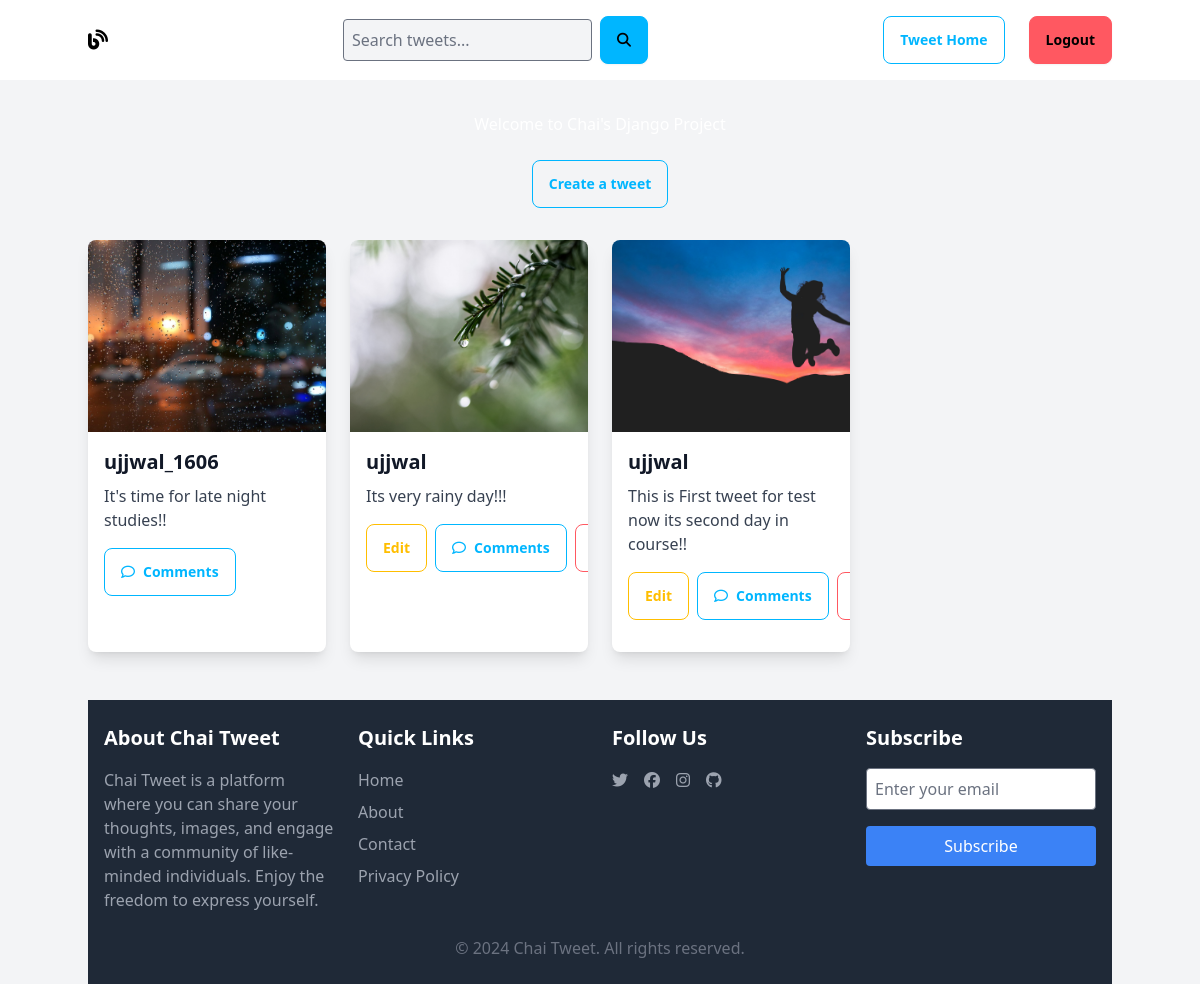
The app's page /tweets/ (signed in) with its own data.
### tweet/models.py (models this page shows, shortened)
class Tweet(models.Model):
    user = models.ForeignKey(User, on_delete=models.CASCADE)
    text = models.TextField(max_length=240)
    photo = models.ImageField(upload_to='photos/', blank=True, null=True)
    created_at = models.DateTimeField(auto_now_add=True)
    updated_at = models.DateTimeField(auto_now=True)
    likes = models.ManyToManyField(User, related_name='liked_tweets', blank=True)

### tweet/views.py (the view)
# urls.py: path('', views.tweet_list, name='tweet_list'),
def tweet_list(request):
    query = request.GET.get('q')
    if query:
        tweets = Tweet.objects.filter(text__icontains=query)
    else:
        tweets = Tweet.objects.all().order_by('-created_at')
    return render(request, 'tweet_list.html', {'tweets': tweets, 'query': query})

### tweet/templates/tweet_list.html (shortened to what this page needs)
{% extends "layout.html" %}
{% block content %}
    <h1 class="text-center text-white mt-4">Welcome to Chai's Django Project</h1>
    <div class="text-center mt-6">
        <a class="btn btn-outline btn-info" href="{% url 'tweet_create' %}">Create a tweet</a>
    </div>
    <div class="container mx-auto grid gap-6 mt-8 grid-cols-1 sm:grid-cols-2 md:grid-cols-3 lg:grid-cols-4">
        {% for tweet in tweets %}
            <div class="bg-white dark:bg-gray-800 rounded-lg shadow-lg overflow-hidden transition transform hover:-translate-y-1 hover:shadow-2xl">
                {% if tweet.photo %}
                    <img src="{{ tweet.photo.url }}" class="w-full h-48 object-cover" alt="">
                {% endif %}
                <div class="p-4">
                    <h5 class="text-xl font-semibold mb-2 dark:text-gray-200">{{ tweet.user.username }}</h5>
                    <p class="text-gray-700 dark:text-gray-400">{{ tweet.text }}</p>
                    <div class="mt-4 flex justify-between items-center space-x-2">
                        {% if tweet.user == user %}
                            <a href="{% url 'tweet_edit' tweet.id %}" class="btn btn-outline btn-warning">Edit</a>
                        {% endif %}
                        <button onclick="toggleComments({{ tweet.id }})" class="btn btn-outline btn-info">
                            <i class="fa-sharp fa-regular fa-comment"></i> Comments
                        </button>
                        {% if tweet.user == user %}
                            <a href="{% url 'tweet_delete' tweet.id %}" class="btn btn-outline btn-error">Delete</a>
                        {% endif %}
                    </div>
                </div>
                <div class="px-4 pb-4">
                </div>
            </div>
        {% endfor %}
    </div>
<div class="w-full bg-gray-800 text-white py-6 mt-12">
    <footer class="max-w-screen-xl mx-auto px-4">
        <div class="grid gap-6 grid-cols-1 md:grid-cols-3 lg:grid-cols-4">
            <div class="mb-6 md:mb-0">
                <h6 class="text-xl font-semibold mb-4">About Chai Tweet</h6>
                <p class="text-gray-400">Chai Tweet is a platform where you can share your thoughts, images, and engage with a community of like-minded individuals. Enjoy the freedom to express yourself.</p>
            </div>
            <div class="mb-6 md:mb-0">
                <h6 class="text-xl font-semibold mb-4">Quick Links</h6>
                <ul>
                    <li class="mb-2"><a href="{% url 'tweet_list' %}" class="text-gray-400 hover:text-white transition">Home</a></li>
                    <li class="mb-2"><a href="#" class="text-gray-400 hover:text-white transition">About</a></li>
                    <li class="mb-2"><a href="#" class="text-gray-400 hover:text-white transition">Contact</a></li>
                    <li class="mb-2"><a href="#" class="text-gray-400 hover:text-white transition">Privacy Policy</a></li>
                </ul>
            </div>
            <div class="mb-6 md:mb-0">
                <h6 class="text-xl font-semibold mb-4">Follow Us</h6>
                <div class="flex space-x-4">
                    <a href="https://twitter.com" class="text-gray-400 hover:text-white transition">
                        <i class="fab fa-twitter"></i>
                    </a>
                    <a href="https://facebook.com" class="text-gray-400 hover:text-white transition">
                        <i class="fab fa-facebook"></i>
                    </a>
                    <a href="https://instagram.com" class="text-gray-400 hover:text-white transition">
                        <i class="fab fa-instagram"></i>
                    </a>
                    <a href="https://github.com" class="text-gray-400 hover:text-white transition">
                        <i class="fab fa-github"></i>
                    </a>
                </div>
            </div>
            <div class="mb-6 md:mb-0">
                <h6 class="text-xl font-semibold mb-4">Subscribe</h6>
                <form action="#" method="POST">
                    <input type="email" class="w-full p-2 mb-4 text-gray-900 rounded" placeholder="Enter your email">
                    <button class="w-full bg-blue-500 hover:bg-blue-600 text-white py-2 rounded transition">Subscribe</button>
                </form>
            </div>
        </div>
        <div class="text-center text-gray-500 mt-6">
            &copy; 2024 Chai Tweet. All rights reserved.
        </div>
    </footer>
</div>
{% endblock content %}

### records on screen
Tweet: photo (picture), user.username "ujjwal_1606", text "It's time for late night studies!!"
Tweet: photo (picture), user.username "ujjwal", text "Its very rainy day!!!", shows "Edit"
Tweet: photo (picture), user.username "ujjwal", text "This is First tweet for test now its second day in course!!", shows "Edit"
